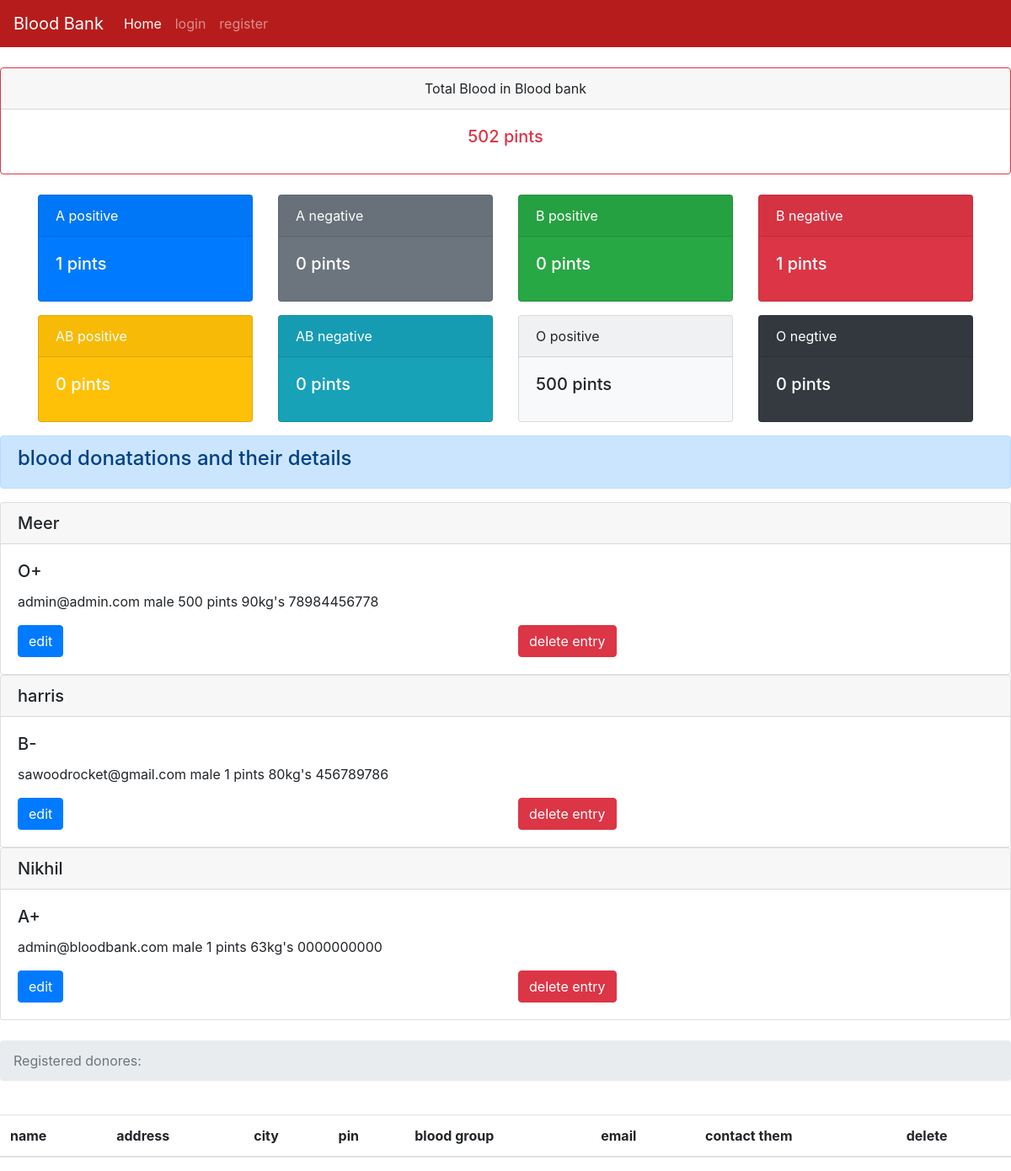
/dashboard, run on the app's committed database.
### tables this page shows
CREATE TABLE blood (id INTEGER PRIMARY KEY AUTOINCREMENT, type TEXT, donorname TEXT, donorsex TEXT, qty TEXT, dweight TEXT, donoremail TEXT, phone TEXT);

### server.py (the view)
@app.route('/dashboard')
def dashboard():
   totalblood=0
   con = sqlite3.connect('database.db')
   con.row_factory = sqlite3.Row
   cur = con.cursor()
   cur.execute("select * from blood")
   rows = cur.fetchall();
   for row in rows:
       totalblood  += int(row['qty'])
   cur.execute("select * from users")
   users = cur.fetchall();
   Apositive=0
   Opositive=0
   Bpositive=0
   Anegative=0
   Onegative=0
   Bnegative=0
   ABpositive=0
   ABnegative = 0
   print(rows)
   cur.execute("select * from blood where type=?",('A+',))
   type = cur.fetchall();
   for a in type:
       Apositive += int(a['qty'])
   cur.execute("select * from blood where type=?",('A-',))
   type = cur.fetchall();
   for a in type:
       Anegative += int(a['qty'])
   cur.execute("select * from blood where type=?",('O+',))
   type = cur.fetchall();
   for a in type:
       Opositive += int(a['qty'])
   cur.execute("select * from blood where type=?",('O-',))
   type = cur.fetchall();
   for a in type:
       Onegative += int(a['qty'])
   cur.execute("select * from blood where type=?",('B+',))
   type = cur.fetchall();
   for a in type:
       Bpositive += int(a['qty'])
   cur.execute("select * from blood where type=?",('B-',))
   type = cur.fetchall();
   for a in type:
       Bnegative += int(a['qty'])
   cur.execute("select * from blood where type=?",('AB+',))
   type = cur.fetchall();
   for a in type:
       ABpositive += int(a['qty'])
   cur.execute("select * from blood where type=?",('AB-',))
   type = cur.fetchall();
   for a in type:
       ABnegative += int(a['qty'])
   bloodtypestotal = {'apos': Apositive,'aneg':Anegative,'opos':Opositive,'oneg':Onegative,'bpos':Bpositive,'bneg':Bnegative,'abpos':ABpositive,'abneg':ABnegative}
   return render_template("requestdonors.html",rows = rows,totalblood = totalblood,users=users,bloodtypestotal=bloodtypestotal)

### templates/requestdonors.html (shortened to what this page needs)
<!doctype html>
{% extends "base.html" %}
{% block content %}
    <br>
    <div class="card border-danger text-center">
      <div class="card-header">Total Blood in Blood bank</div>
      <div class="card-body text-danger">
        <h5 class="card-title"><span class='numscroller' data-min='1' data-max='{{totalblood}}' data-delay='5' data-increment='10'>{{totalblood}}</span> pints</h5>
      </div>
    </div>
<br>
        <div class="container">
  <div class="row">
    <div class="col"><div class="card text-white bg-primary mb-3" style="max-width: 18rem;">
      <div class="card-header">A positive</div>
    <div class="card-body">
      <h5 class="card-title"><span class='numscroller' data-min='1' data-max='{{bloodtypestotal.apos}}' data-delay='5' data-increment='10'>{{bloodtypestotal.apos}}</span> pints</h5>
    </div>
  </div></div>
    <div class="col"><div class="card text-white bg-secondary mb-3" style="max-width: 18rem;">
      <div class="card-header">A negative</div>
    <div class="card-body">
      <h5 class="card-title"><span class="count"><span class='numscroller' data-min='1' data-max='{{bloodtypestotal.aneg}}' data-delay='5' data-increment='10'>{{bloodtypestotal.aneg}}</span></span> pints</h5>
    </div>
    </div></div>
    <div class="col"><div class="card text-white bg-success mb-3" style="max-width: 18rem;">
      <div class="card-header">B positive</div>
    <div class="card-body">
      <h5 class="card-title"><span class='numscroller' data-min='1' data-max='{{bloodtypestotal.bpos}}' data-delay='5' data-increment='10'>{{bloodtypestotal.bpos}}</span> pints</h5>
    </div>
    </div></div>
    <div class="col"><div class="card text-white bg-danger mb-3" style="max-width: 18rem;">
      <div class="card-header">B negative</div>
    <div class="card-body">
      <h5 class="card-title"><span class='numscroller' data-min='1' data-max='{{bloodtypestotal.bneg}}' data-delay='5' data-increment='10'>{{bloodtypestotal.bneg}}</span> pints</h5>
    </div>
    </div></div>
    <div class="col"><div class="card text-white bg-warning mb-3" style="max-width: 18rem;">
      <div class="card-header">AB positive</div>
    <div class="card-body">
      <h5 class="card-title"><span class='numscroller' data-min='1' data-max='{{bloodtypestotal.abpos}}' data-delay='5' data-increment='10'>{{bloodtypestotal.abpos}}</span> pints</h5>
    </div>
    </div></div>
    <div class="col"><div class="card text-white bg-info mb-3" style="max-width: 18rem;">
      <div class="card-header">AB negative</div>
    <div class="card-body">
      <h5 class="card-title"><span class="count"><span class='numscroller' data-min='1' data-max='{{bloodtypestotal.abneg}}' data-delay='5' data-increment='10'>{{bloodtypestotal.abneg}}</span></span> pints</h5>
    </div>
    </div></div>
    <div class="col"><div class="card bg-light mb-3" style="max-width: 18rem;">
      <div class="card-header">O positive</div>
    <div class="card-body">
      <h5 class="card-title"><span class="count"><span class='numscroller' data-min='1' data-max='{{bloodtypestotal.opos}}' data-delay='5' data-increment='10'>{{bloodtypestotal.opos}}</span> pints</h5>
    </div>
    </div></div>
    <div class="col"><div class="card text-white bg-dark mb-3" style="max-width: 18rem;">
      <div class="card-header">O negtive</div>
    <div class="card-body">
      <h5 class="card-title"><span class="count"><span class='numscroller' data-min='1' data-max='{{bloodtypestotal.oneg}}' data-delay='5' data-increment='10'>{{bloodtypestotal.oneg}}</span> pints</h5>
    </div>
    </div></div>
  </div>
</div>
<div class="alert alert-primary" role="alert">
  <h4>blood donatations and their details</h4>
</div>
         {% for row in rows %}
           <div class="card">
             <h5 class="card-header">{{row["donorname"]}}</h5>
             <div class="card-body">
               <h5 class="card-title">{{row["type"]}}</h5>
               <p class="card-text">{{ row["donoremail"]}}
               {{row['donorsex']}}
               {{row['qty']}} pints
               {{row['dweight']}}kg's
               {{row['phone']}}</p>
               <div class="row">
    <div class="col">
      <form action="{{url_for('editdonor',id=row['id'])}}" method="GET">
      <input type="submit" class="btn btn-primary" name="button" value="edit"/>
      </form>
    </div>
    <div class="col">
      <form action="{{url_for('deletebloodentry',id=row['id'])}}" method="GET">
      <input type="submit" name="button" class="btn btn-danger" value="delete entry"/>
      </form>
    </div>
  </div>
             </div>
           </div>
         {% endfor %}
<br>
         <nav aria-label="breadcrumb">
           <ol class="breadcrumb">
             <li class="breadcrumb-item active" aria-current="page">  Registered donores:</li>
           </ol>
         </nav>
<br>
        <table class="table">
          <thead>
    <tr>
      <th scope="col">name</th>
      <th scope="col">address</th>
      <th scope="col">city</th>
      <th scope="col">pin</th>
      <th scope="col">blood group</th>
      <th scope="col">email</th>
      <th scope="col">contact them</th>
      <th scope="col">delete</th>
    </tr>
  </thead>
           {% endblock %}

### templates/base.html (shortened to what this page needs)
<html>
    <head>
        <link rel="stylesheet" href="https://stackpath.bootstrapcdn.com/bootstrap/4.1.3/css/bootstrap.min.css">
    </head>
    <body>
      {% if session['admin'] == True %}
      <nav class="navbar navbar-expand-lg navbar-dark" style="background-color: #b71c1c;">
        <button class="navbar-toggler" type="button" data-toggle="collapse" data-target="#navbarSupportedContent" aria-controls="navbarSupportedContent" aria-expanded="false" aria-label="Toggle navigation">
          <span class="navbar-toggler-icon"></span>
        </button>
      <div class="collapse navbar-collapse" id="navbarNav">
        <a class="navbar-brand" href="/">Blood Bank</a>
      <ul class="navbar-nav mr-auto">
        <li class="nav-item active">
          <a class="nav-link" href="/">Home <span class="sr-only">(current)</span></a>
        </li>
      <li class="nav-item">
        <a class="nav-link" href="/dashboard">Dashboard</a>
      </li>
      <li class="nav-item">
        <a class="nav-link" href="/bloodbank">add blood</a>
      </li>
      </ul>
      <ul class="navbar-nav ml-auto">
        <li class="nav-item">
          <a class="nav-link" href="{{url_for('logout')}}">logout</a>
        </li>
        </ul>
    </div>
  </nav>
      {%else%}
      <nav class="navbar navbar-expand-lg navbar-dark" style="background-color: #b71c1c;">
      <div class="collapse navbar-collapse" id="navbarNav">
        <a class="navbar-brand" href="/">Blood Bank</a>
      <ul class="navbar-nav mr-auto">
        <li class="nav-item active">
          <a class="nav-link" href="/">Home <span class="sr-only">(current)</span></a>
        </li>
      <li class="nav-item">
        <a class="nav-link" href="/login">login</a>
      </li>
      <li class="nav-item">
        <a class="nav-link" href="{{url_for('add')}}">register</a>
      </li>
    </ul>
  </div>
</nav>
    {%endif%}
          {% block content %}
           {% endblock %}
      </body>
</html>

### data on the page
blood: donorname "Meer", type "O+", donoremail "admin@admin.com", donorsex "male", qty "500", dweight "90", phone "78984456778"
blood: donorname "harris", type "B-", donoremail "sawoodrocket@gmail.com", donorsex "male", qty "1", dweight "80", phone "456789786"
blood: donorname "Nikhil", type "A+", donoremail "admin@bloodbank.com", donorsex "male", qty "1", dweight "63", phone "0000000000"

### other printed values
{{ totalblood }} "502"
{{ bloodtypestotal.apos }} "1"
{{ bloodtypestotal.aneg }} "0"
{{ bloodtypestotal.bpos }} "0"
{{ bloodtypestotal.bneg }} "1"
{{ bloodtypestotal.abpos }} "0"
{{ bloodtypestotal.abneg }} "0"
{{ bloodtypestotal.opos }} "500"
{{ bloodtypestotal.oneg }} "0"
